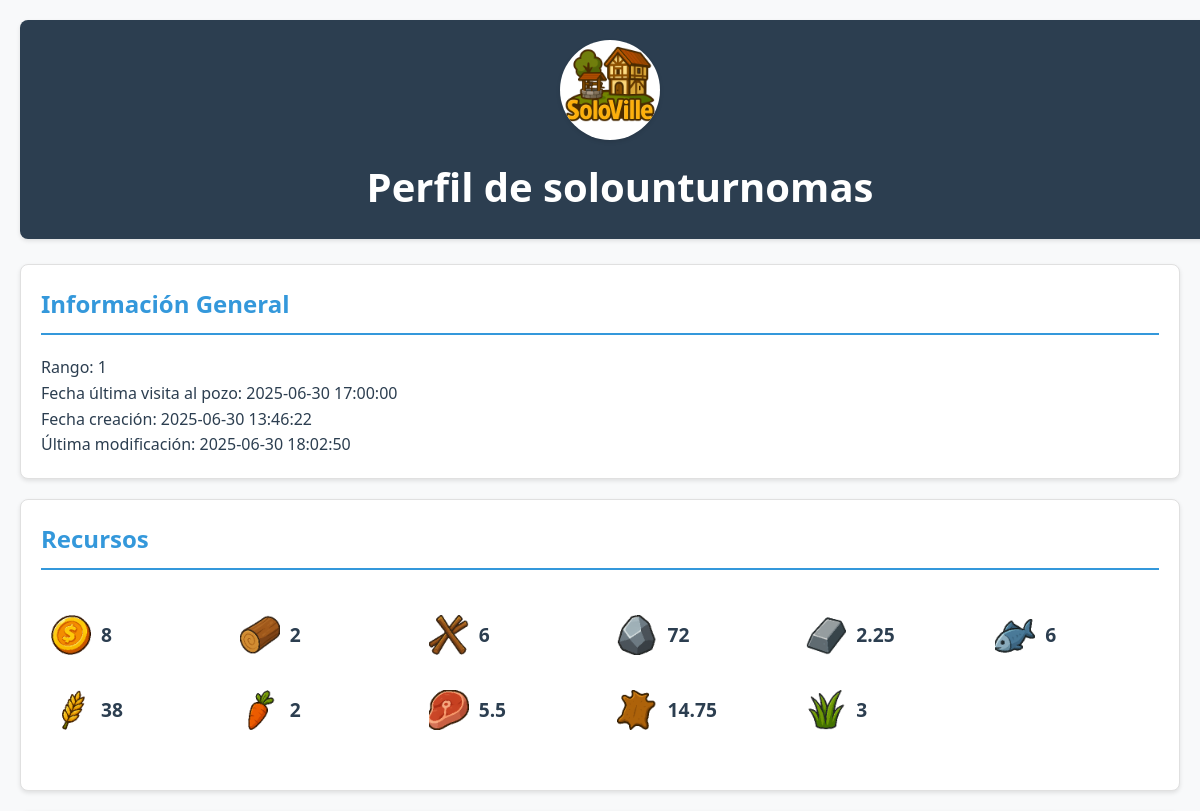
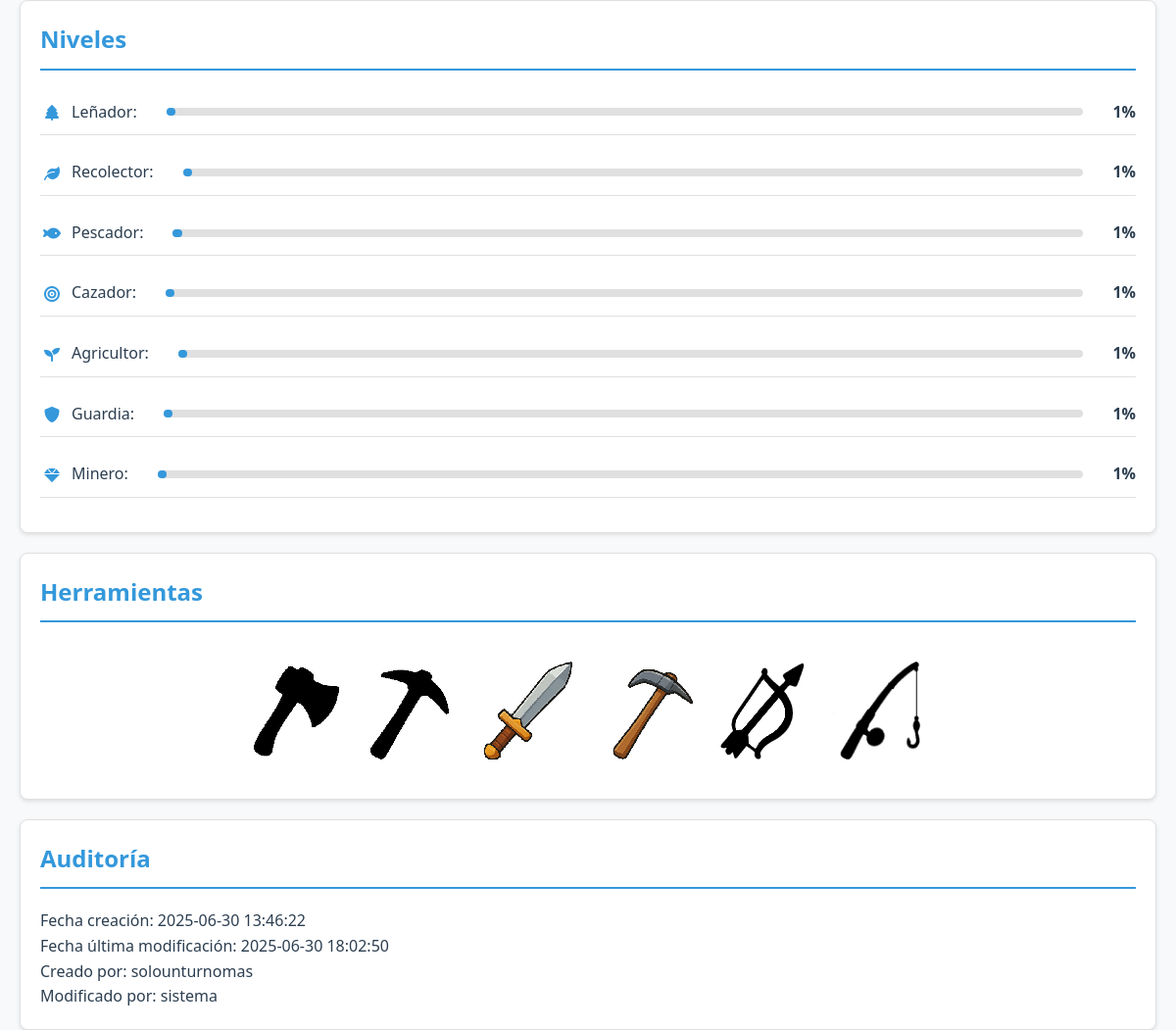
The page / on the database its author committed (2 pictures, top to bottom).
### tables this page shows
CREATE TABLE ciudadanos (
                    id INTEGER PRIMARY KEY AUTOINCREMENT,
                    nombre TEXT UNIQUE NOT NULL,
                    cantidad_madera INTEGER DEFAULT 1,
                    cantidad_rama INTEGER DEFAULT 1,
                    cantidad_piedra INTEGER DEFAULT 1,
                    cantidad_hierro INTEGER DEFAULT 1,
                    cantidad_pescado INTEGER DEFAULT 1,
                    cantidad_trigo INTEGER DEFAULT 1,
                    cantidad_verdura INTEGER DEFAULT 1,
                    cantidad_carne INTEGER DEFAULT 1,
                    cantidad_piel INTEGER DEFAULT 1,
                    cantidad_hierba INTEGER DEFAULT 1,
                    nivel_leñador INTEGER DEFAULT 1,
                    nivel_recolector INTEGER DEFAULT 1,
                    nivel_pescador INTEGER DEFAULT 1,
                    nivel_cazador INTEGER DEFAULT 1,
                    nivel_agricultor INTEGER DEFAULT 1,
                    nivel_guardia INTEGER DEFAULT 1,
                    nivel_minero INTEGER DEFAULT 1,
                    fecha_crear TIMESTAMP DEFAULT CURRENT_TIMESTAMP,
                    fecha_modif TIMESTAMP DEFAULT CURRENT_TIMESTAMP,
                    usuario_crear TEXT,
                    usuario_modif TEXT,
                    fecha_borrar TIMESTAMP,
                    usuario_borrar TEXT,
                    borrado_logico BOOLEAN DEFAULT FALSE,
                    version INTEGER DEFAULT 1
                , tiene_hacha BOOLEAN DEFAULT FALSE, tiene_pico BOOLEAN DEFAULT FALSE, tiene_espada BOOLEAN DEFAULT FALSE, tiene_hazada BOOLEAN DEFAULT FALSE, tiene_arco BOOLEAN DEFAULT FALSE, tiene_caña BOOLEAN DEFAULT FALSE, fecha_pozo TIMESTAMP DEFAULT "2025-01-01 00:00:00", cantidad_moneda INTEGER DEFAULT 1, rango INTEGER DEFAULT 1);

### web/app.py (the view)
@app.route('/')
def perfil():
    ciudadano = get_ciudadano('solounturnomas')
    if not ciudadano:
        return "Ciudadano no encontrado"
    recursos = {
        'Monedas': ciudadano.get('cantidad_moneda', 0),
        'Madera': ciudadano.get('cantidad_madera', 0),
        'Ramas': ciudadano.get('cantidad_rama', 0),
        'Piedra': ciudadano.get('cantidad_piedra', 0),
        'Hierro': ciudadano.get('cantidad_hierro', 0),
        'Pescado': ciudadano.get('cantidad_pescado', 0),
        'Trigo': ciudadano.get('cantidad_trigo', 0),
        'Verdura': ciudadano.get('cantidad_verdura', 0),
        'Carne': ciudadano.get('cantidad_carne', 0),
        'Piel': ciudadano.get('cantidad_piel', 0),
        'Hierbas': ciudadano.get('cantidad_hierba', 0)
    }
    recursos_singulares = {}
    for nombre, cantidad in recursos.items():
        singular = singularizar_nombre(nombre)
        recursos_singulares[singular] = singular
        if nombre.lower() != singular:
            recursos_singulares[nombre.lower()] = singular
    niveles = {
        'Leñador': ciudadano.get('nivel_leñador', 0),
        'Recolector': ciudadano.get('nivel_recolector', 0),
        'Pescador': ciudadano.get('nivel_pescador', 0),
        'Cazador': ciudadano.get('nivel_cazador', 0),
        'Agricultor': ciudadano.get('nivel_agricultor', 0),
        'Guardia': ciudadano.get('nivel_guardia', 0),
        'Minero': ciudadano.get('nivel_minero', 0)
    }
    herramientas = {
        'Hacha': ciudadano.get('tiene_hacha', False),
        'Pico': ciudadano.get('tiene_pico', False),
        'Espada': ciudadano.get('tiene_espada', False),
        'Hazada': ciudadano.get('tiene_hazada', False),
        'Arco': ciudadano.get('tiene_arco', False),
        'Caña de pescar': ciudadano.get('tiene_caña', False)
    }
    return render_template('perfil.html',
                         ciudadano=ciudadano,
                         recursos=recursos,
                         recursos_singulares=recursos_singulares,
                         niveles=niveles,
                         herramientas=herramientas)

### web/app.py (called while the page is built)
def singularizar_nombre(nombre):
    nombre = nombre.lower()
    if nombre == 'hierbas':
        return 'hierba'
    if nombre == 'pescados':
        return 'pescado'
    if nombre.endswith('s'):
        return nombre[:-1]
    return nombre

def get_ciudadano(nombre):
    with sqlite3.connect(DB_PATH) as conn:
        cursor = conn.cursor()
        cursor.execute('''
            SELECT * FROM ciudadanos
            WHERE nombre = ?
        ''', (nombre,))
        ciudadano = cursor.fetchone()
        if ciudadano:
            columnas = [col[0].lower() for col in cursor.description]
            return dict(zip(columnas, ciudadano))
        return None

### web/templates/perfil.html (shortened to what this page needs)
<!DOCTYPE html>
<html lang="es">
<head>
    <link rel="stylesheet" href="{{ url_for('static', filename='css/style.css') }}">
    <link rel="stylesheet" href="https://cdnjs.cloudflare.com/ajax/libs/font-awesome/6.0.0/css/all.min.css">
</head>
<body class="fade-in">
    <div class="container">
        <div class="header">
            <div class="logo-container">
                <img src="{{ url_for('static', filename='img/Logo.png') }}" alt="Logo" class="logo">
            </div>
            <h1>Perfil de {{ ciudadano.nombre }}</h1>
        </div>
        <div class="card">
            <h2>Información General</h2>
            <ul class="list-group">
                <li class="list-group-item">
                    <span>Rango:</span>
                    {{ ciudadano.rango }}
                </li>
                <li class="list-group-item">
                    <span>Fecha última visita al pozo:</span>
                    {{ ciudadano.fecha_pozo }}
                </li>
                <li class="list-group-item">
                    <span>Fecha creación:</span>
                    {{ ciudadano.fecha_crear }}
                </li>
                <li class="list-group-item">
                    <span>Última modificación:</span>
                    {{ ciudadano.fecha_modif }}
                </li>
            </ul>
        </div>
        <div class="card">
            <h2>Recursos</h2>
            <div class="recursos">
                {% for nombre, cantidad in recursos.items() %}
                <div class="recurso-item">
                    <img src="{{ url_for('static', filename='img/recursos/' + recursos_singulares[nombre.lower()] + '.png') }}"
                         alt="{{ nombre }}"
                         class="recurso-icon">
                    <span class="cantidad">{{ cantidad }}</span>
                </div>
                {% endfor %}
            </div>
        </div>
        <div class="card">
            <h2>Niveles</h2>
            <div class="niveles">
                {% for nombre, nivel in niveles.items() %}
                <div class="nivel-item">
                    <div class="nivel-info">
                        <span class="profesion-icon">
                            {% if nombre == 'Leñador' %}<i class="fas fa-tree"></i>
                            {% elif nombre == 'Recolector' %}<i class="fas fa-leaf"></i>
                            {% elif nombre == 'Pescador' %}<i class="fas fa-fish"></i>
                            {% elif nombre == 'Cazador' %}<i class="fas fa-bullseye"></i>
                            {% elif nombre == 'Agricultor' %}<i class="fas fa-seedling"></i>
                            {% elif nombre == 'Guardia' %}<i class="fas fa-shield-alt"></i>
                            {% elif nombre == 'Minero' %}<i class="fas fa-gem"></i>
                            {% endif %}
                        </span>
                        <span>{{ nombre }}:</span>
                    </div>
                    <div class="nivel-bar">
                        <div class="nivel-fill" style="width: {{ nivel }}%"></div>
                    </div>
                    <span class="nivel-numero">{{ nivel }}%</span>
                </div>
                {% endfor %}
            </div>
        </div>
        <div class="card">
            <h2>Herramientas</h2>
            <div class="tools">
                {% for nombre, tiene in herramientas.items() %}
                    <img src="{{ url_for('static', filename='img/tools/' + (nombre.lower().replace(' ', '_') if nombre != 'Caña de pescar' else 'cana') + '.png') }}"
                         alt="{{ nombre }}"
                         class="tool {% if tiene %}color{% endif %}">
                {% endfor %}
            </div>
        </div>
        <div class="card">
            <h2>Auditoría</h2>
            <ul class="list-group">
                <li class="list-group-item">
                    <span>Fecha creación:</span>
                    {{ ciudadano.fecha_crear }}
                </li>
                <li class="list-group-item">
                    <span>Fecha última modificación:</span>
                    {{ ciudadano.fecha_modif }}
                </li>
                <li class="list-group-item">
                    <span>Creado por:</span>
                    {{ ciudadano.usuario_crear }}
                </li>
                <li class="list-group-item">
                    <span>Modificado por:</span>
                    {{ ciudadano.usuario_modif }}
                </li>
            </ul>
        </div>
    </div>
</body>
</html>

### web/static/css/style.css (style rules this page uses)
:root { --primary-color: #2C3E50; --secondary-color: #34495E; --accent-color: #3498DB; --text-color: #2C3E50; --background-color: #F8F9FA; --card-background: #FFFFFF; --border-color: #E0E0E0; --success-color: #2ECC71; --warning-color: #E74C3C; --shadow-color: rgba(0, 0, 0, 0.1); --animation-duration: 0.2s; }
body { font-family: 'Segoe UI', 'Roboto', sans-serif; background-color: var(--background-color); color: var(--text-color); line-height: 1.6; margin: 0; padding: 20px; }
.container { width: 100%; padding: 0; margin: 0; display: flex; flex-direction: column; height: 100vh; }
.header { width: 100%; height: 100px; background-color: var(--primary-color); display: flex; align-items: center; justify-content: center; padding: 0 20px; box-shadow: 0 2px 4px var(--shadow-color); }
.logo-container { width: 80px; height: 80px; border-radius: 50%; overflow: hidden; background-color: var(--card-background); display: flex; align-items: center; justify-content: center; margin-right: 20px; }
.logo { max-width: 100%; max-height: 100%; object-fit: contain; }
.header h1 { color: var(--card-background); margin: 0; font-size: 2.5em; font-weight: 600; text-shadow: none; }
.card { background-color: var(--card-background); border-radius: 8px; padding: 20px; margin-bottom: 20px; border: 1px solid var(--border-color); box-shadow: 0 2px 4px var(--shadow-color); transition: box-shadow var(--animation-duration) ease; }
.card h2 { color: var(--accent-color); margin-top: 0; border-bottom: 2px solid var(--accent-color); padding-bottom: 10px; margin-bottom: 20px; }
.list-group { list-style: none; padding: 0; margin: 0; }
.recursos { display: grid; grid-template-columns: repeat(6, 1fr); gap: 15px; padding: 15px 0; }
.recursos::after { content: ''; grid-column: span 6; }
.recurso-item { display: flex; align-items: center; gap: 10px; padding: 10px; border-radius: 8px; background-color: rgba(255, 255, 255, 0.05); min-width: 0; }
.recurso-icon { width: 40px; height: 40px; object-fit: contain; }
.cantidad { font-weight: bold; font-size: 1.2em; color: var(--text-color); white-space: nowrap; overflow: hidden; text-overflow: ellipsis; }
.recurso-item { display: flex; align-items: center; gap: 10px; padding: 10px; border-radius: 8px; background-color: rgba(255, 255, 255, 0.05); }
.cantidad { font-weight: bold; font-size: 1.2em; color: var(--text-color); }
.nivel-item { display: flex; align-items: center; margin-bottom: 15px; padding: 10px 0; border-bottom: 1px solid var(--border-color); }
.nivel-info { display: flex; align-items: center; margin-right: 15px; }
.profesion-icon { display: inline-block; width: 24px; text-align: center; margin-right: 8px; color: var(--accent-color); }
.profesion-icon i { font-size: 16px; vertical-align: middle; }
.nivel-bar { flex: 1; height: 8px; background-color: var(--border-color); border-radius: 4px; margin: 0 15px; }
.nivel-fill { height: 100%; background-color: var(--accent-color); border-radius: 4px; transition: width 0.3s ease; }
.nivel-numero { color: var(--text-color); font-weight: bold; margin-left: 15px; }
.tools { display: flex; justify-content: center; gap: 20px; margin-top: 15px; padding: 20px; overflow-x: auto; }
.tools img { width: 100px; height: 100px; object-fit: contain; filter: brightness(0) saturate(100%); transition: filter 0.3s ease; }
.tools img.color { filter: brightness(100%) saturate(100%); }
.fade-in { animation: fadeIn 0.5s ease-in; }

### web/templates/perfil.html (style rules this page uses)
.header { background-color: var(--primary-color); padding: 20px; border-radius: 8px; margin-bottom: 25px; text-align: center; display: flex; flex-direction: column; align-items: center; gap: 15px; height: auto; }
.logo-container { width: 100px; height: 100px; border-radius: 50%; overflow: hidden; background-color: var(--card-background); display: flex; align-items: center; justify-content: center; box-shadow: 0 2px 4px var(--shadow-color); }
.logo { height: 100%; width: auto; object-fit: cover; }

### rows shown on the page
ciudadanos: nombre "solounturnomas", rango "1", fecha_pozo "2025-06-30 17:00:00", fecha_crear "2025-06-30 13:46:22", fecha_modif "2025-06-30 18:02:50", shows a picture, cantidad_hierro "2.25", cantidad_carne "5.5", cantidad_piel "14.75", usuario_crear "solounturnomas", usuario_modif "sistema"

### other values the page prints
{{ cantidad }} "8" "2" "6" "72" "6" "38" "2" "3"
{{ nombre }} "Leñador" "Recolector" "Pescador" "Cazador" "Agricultor" "Guardia" "Minero"
{{ nivel }} "1" "1" "1" "1" "1" "1" "1"
